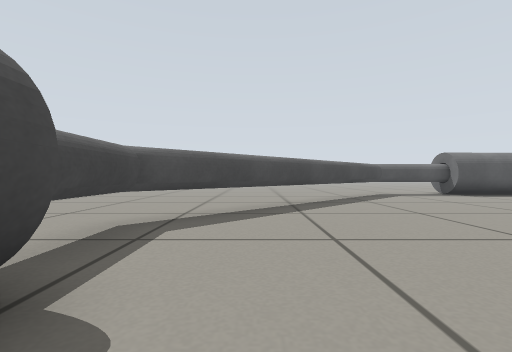
view 1 (above)

22 first-person views from a walk through a world built for the Gazebo simulator. The camera is 0.08 m above the floor, looks level and sees 85° across. The lines on the ground mark 0.25 m squares. The floor is counted in squares, 0.1 m on a side. Each view is taken from the middle of a square. On the plan, view 1 faces up. The plan holds only what a view shows up to about 10 squares ahead; the rest is blank.

view 2
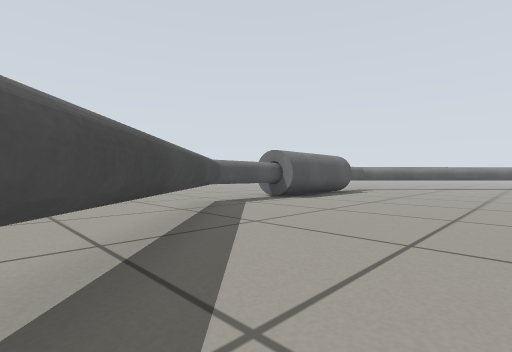

view 3
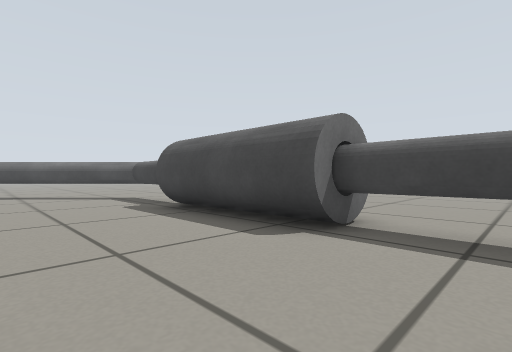

view 4
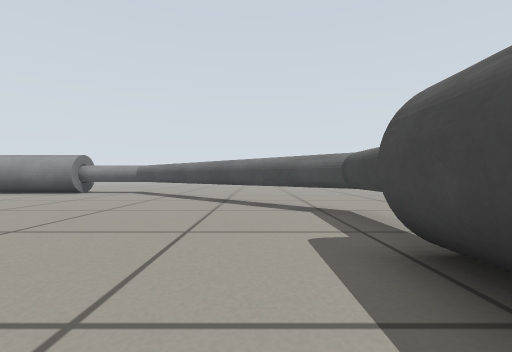

view 5
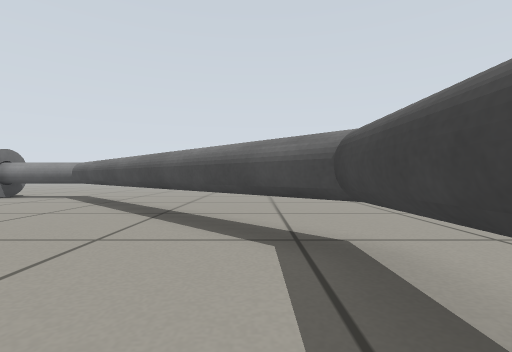

view 6
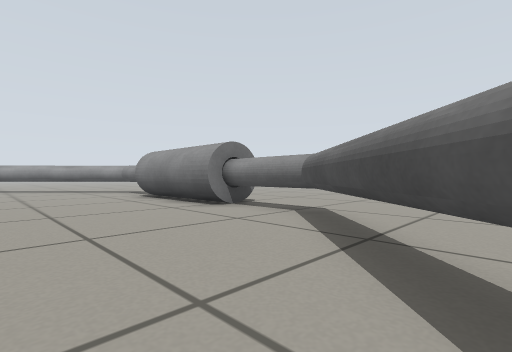

view 7
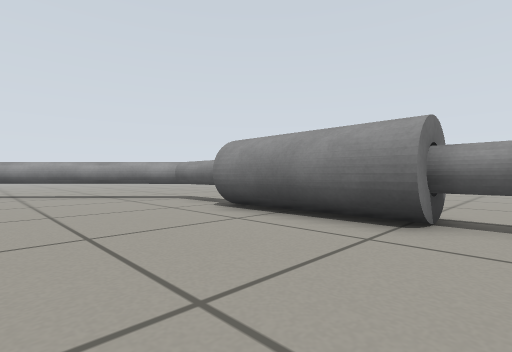

view 8
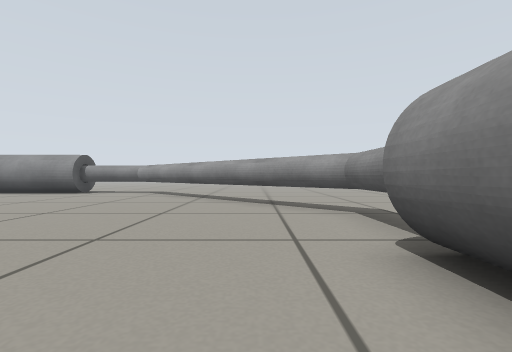

view 9
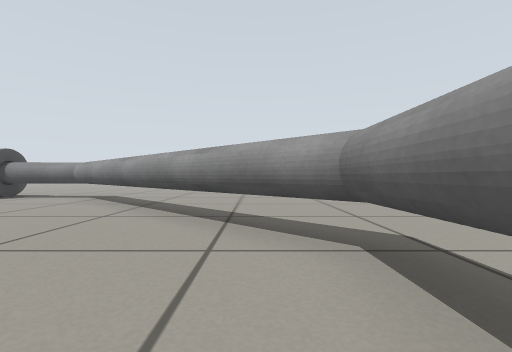

view 10
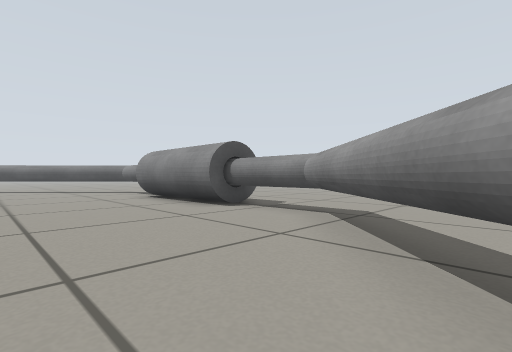

view 11
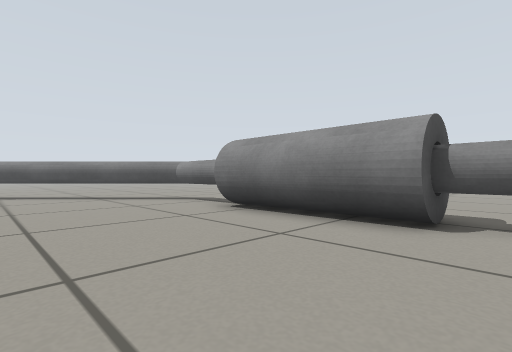

view 12
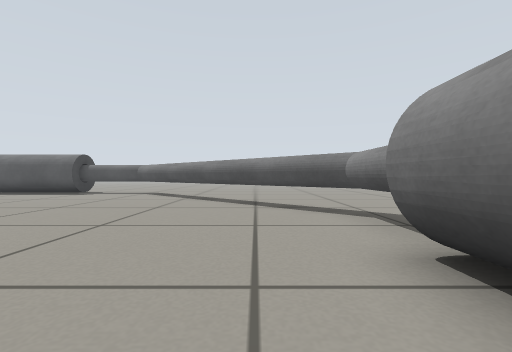

view 13
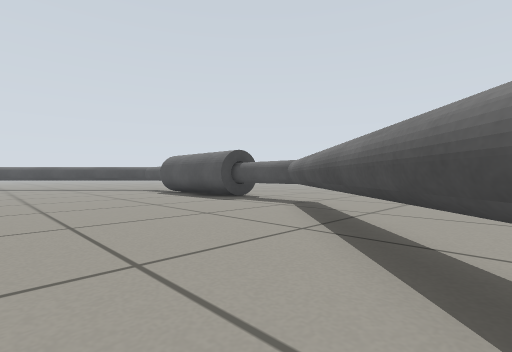

view 14
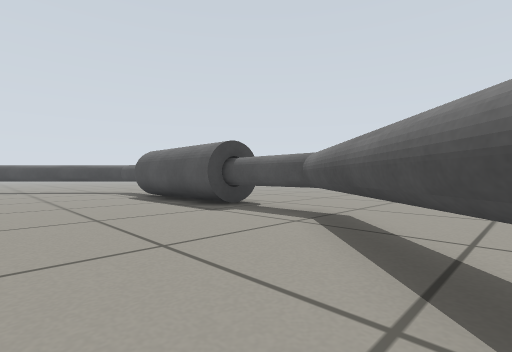

view 15
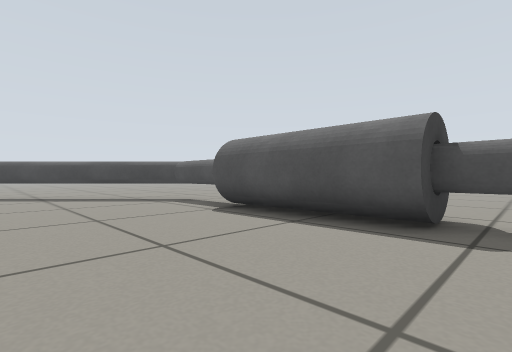

view 16
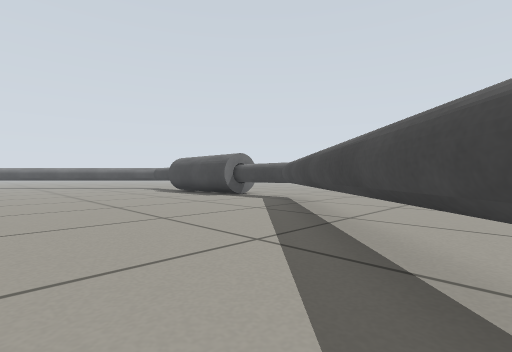

view 17
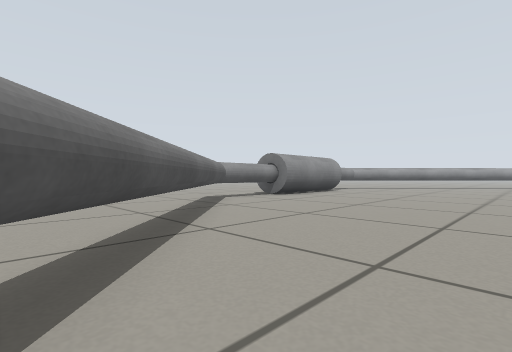

view 18
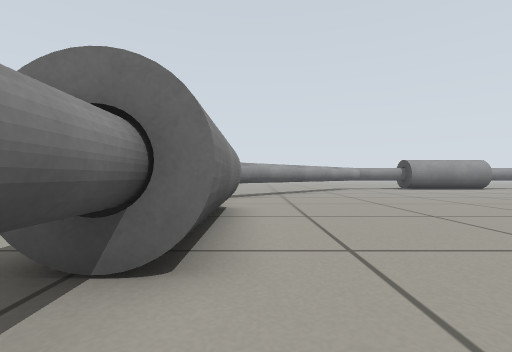

view 19
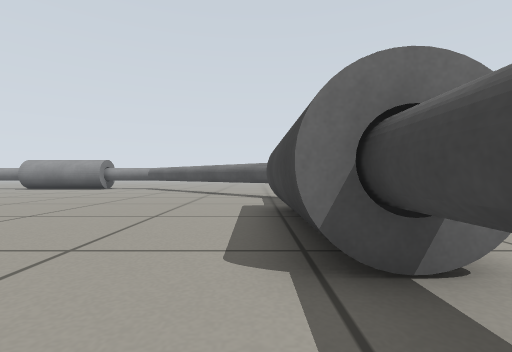

view 20
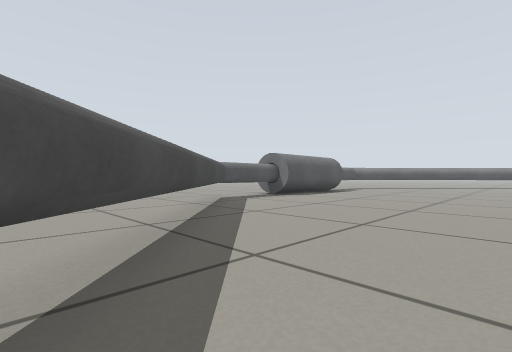

view 21
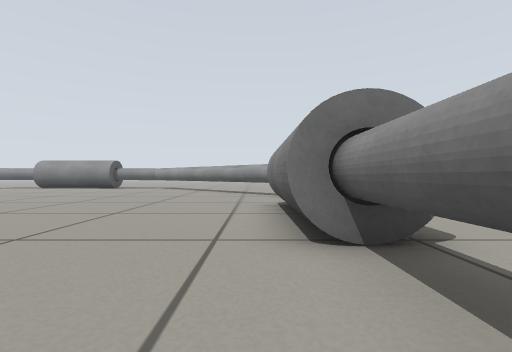

view 22
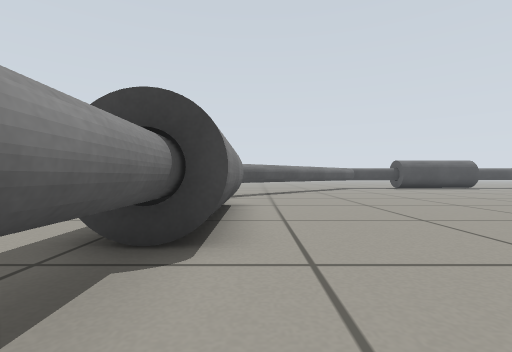

### Floor plan
Points are (right, up) in squares from view 1. A wall is a line through its corners. A room is listed if a view was taken in it or the views show most of it. See-through windows are left out.
Room 1 (views 1, 2, 3, 4, 5, 6, 7, 8, 9, 10, 11, 12, 13, 14, 15, 16, 17, 18, 19, 20, 21, 22)
walls: (12.9, 11.4) (8.2, 11.3); (12.9, 11.5) (8.2, 11.5); (7.5, 11.8) (5.3, 11.8) (-1.9, 4.5) (-1.8, 1.5); (-1.8, -3.8) (-1.8, -5.7) (5.5, -12.9) (8.5, -12.9); (8.2, -12.4) (12.9, -12.3); (-2.5, 1.8) (-1.3, 1.8) (-1.3, -3); (8.2, -12.6) (12.9, -12.5); (22.4, -2.9) (22.3, 1.8); (22.6, -2.9) (22.6, 1.8); (22.9, 1.6) (22.8, 4.7) (15.6, 11.9) (12.8, 11.9); (12.5, -12.9) (15.8, -12.8) (22.9, -5.5) (22.9, -2.8)
low walls: (-1.5, -1.5) (-1.5, -2.9)

Positions as (right, up) in squares from view 1, and headings:
1: (0, 0), facing up
2: (0, 5), facing up-right
3: (2, 4), facing down-left
4: (0, 0), facing down
5: (-1, -3), facing down
6: (2, -8), facing down-right
7: (7, -8), facing down-right
8: (10, -11), facing right
9: (13, -12), facing right
10: (18, -9), facing up-right
11: (18, -4), facing up-right
12: (21, -1), facing up
13: (21, 5), facing up-left
14: (19, 7), facing up-left
15: (14, 7), facing up-left
16: (6, 11), facing down-left
17: (15, 11), facing down-right
18: (22, 4), facing down
19: (-1, 4), facing down
20: (-1, 4), facing up-right
21: (5, -12), facing right
22: (16, -12), facing left
